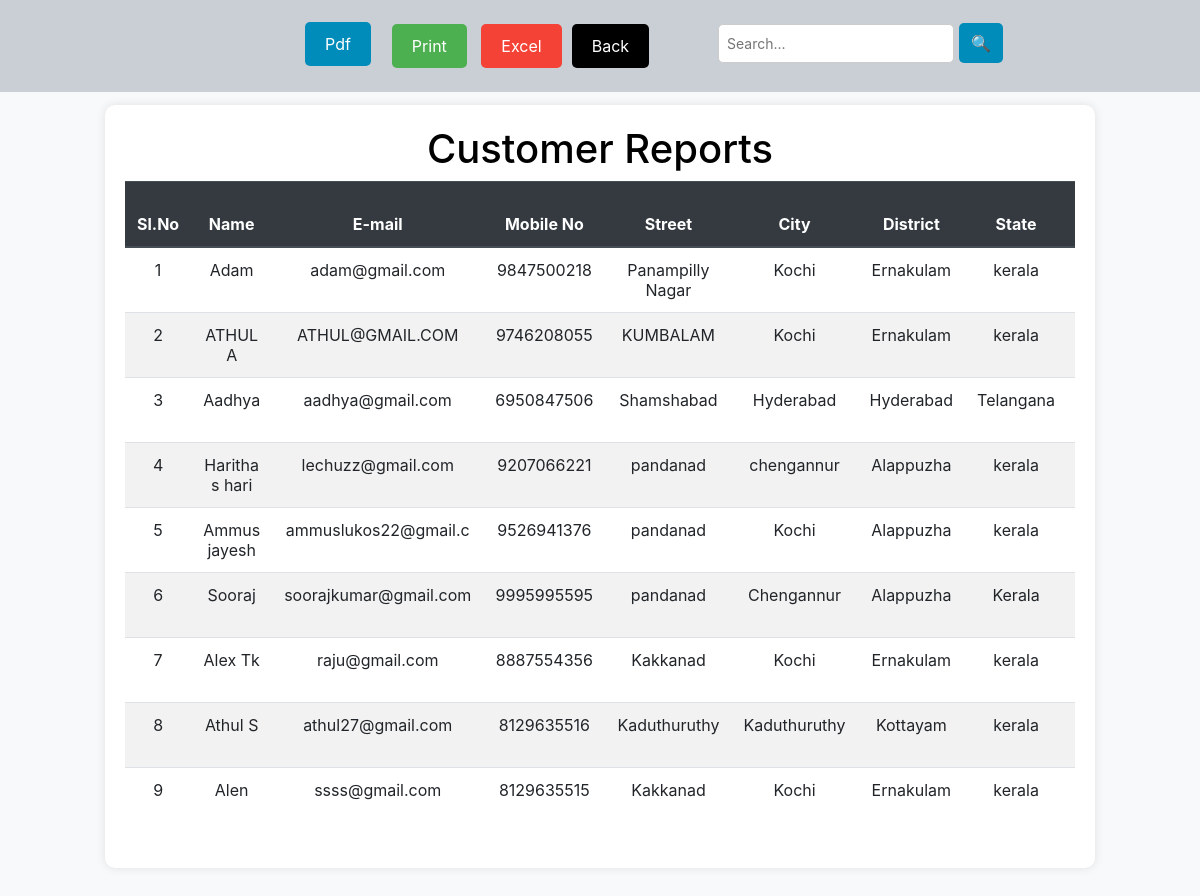
Page /CustomerReports.php (signed in) on the committed database.
### tables this page shows
CREATE TABLE `tbl_customer` (
  `Customer_id` int(5) NOT NULL,
  `Username` varchar(30) DEFAULT NULL,
  `C_fname` varchar(10) NOT NULL,
  `C_mname` varchar(10) NOT NULL,
  `C_lname` varchar(10) NOT NULL,
  `C_city` varchar(20) NOT NULL,
  `C_dist` varchar(20) NOT NULL,
  `C_state` varchar(20) NOT NULL,
  `C_pin` decimal(6,0) NOT NULL,
  `C_street` varchar(20) NOT NULL,
  `C_phone` decimal(10,0) NOT NULL,
  `C_gender` varchar(1) NOT NULL,
  `C_dob` date NOT NULL,
  `C_reg` date NOT NULL DEFAULT current_timestamp(),
  `C_Status` tinyint(1) NOT NULL
);

### CustomerReports.php (the view, shortened to what this page needs)
<?php
  include 'Dbconnect.php';
?>
<!DOCTYPE html>
<html lang="en">
<head>
    <link href="https://stackpath.bootstrapcdn.com/bootstrap/4.3.1/css/bootstrap.min.css" rel="stylesheet">
</head>
<body>
        <div class="button-container">
        <div class="pspace">
        <form action="Customer-pdf.php" method="POST">
        <input id="download-pdf"  class="pdf btn1" type="submit" value="Pdf">
        </form>
       </div>
        <div class="space">
        <button id="print-content" class="btn1" onclick="printBusPdfContent()">Print</button>
        <button id="download-excel" class="btn1">Excel</button>
        </div>
        <a href="Reports.php" class="btn1 btn-primary home" id="Back">Back</a>
        <div class="search-bar-container">
            <form method="get" autocomplete="off">
                <input type="text" name="search" placeholder="Search..." value="<?php echo isset($_GET['search']) ? $_GET['search'] : ''; ?>">
                <button type="submit">🔍</button>
            </form>
        </div>
    </div>
<div class="content">
    <div class="main">
        <div class="form">
            <h1>Customer Reports</h1>
            <div class="table-responsive">
                <table id="table" class="table content-table pdf">
                    <thead class="thead-dark">
                        <tr>
                            <th>Sl.No</th>
                            <th>Name</th>
                            <th>E-mail</th>
                            <th>Mobile No</th>
                            <th>Street</th>
                            <th>City</th>
                            <th>District</th>
                            <th>State</th>
                            <th>Pin Code</th>
                        </tr>
                    </thead>
                    <tbody>
                        <?php
                        $search = isset($_GET['search']) ? $_GET['search'] : '';
                        $sql = "SELECT * FROM tbl_Customer WHERE Customer_id LIKE '%$search%' OR Username LIKE '%$search%' OR C_fname LIKE '%$search%' OR C_mname LIKE '%$search%' OR C_lname LIKE '%$search%'";
                        $result = $conn->query($sql);
                         $serialNumber = 1;
                        while ($row = $result->fetch_assoc()) {
                            echo "<tr>";
                            echo "<td>" . $serialNumber . "</td>";
                            echo "<td>" . $row["C_fname"] . " " . $row["C_mname"] . " " . $row["C_lname"] . "</td>";
                            echo "<td>" . $row["Username"] . "</td>";
                            echo "<td>" . $row["C_phone"] . "</td>";
                            echo "<td>" . $row["C_street"] . "</td>";
                            echo "<td>" . $row["C_city"] . "</td>";
                            echo "<td>" . $row["C_dist"] . "</td>";
                            echo "<td>" . $row["C_state"] . "</td>";
                            echo "<td>" . $row["C_pin"] . "</td>";
                            echo "</tr>";
                            $serialNumber++;
                        }
                        ?>
                    </tbody>
                </table>
            </div>
        </div>
    </div>
</div>
</body>
</html>

### Dbconnect.php (style rules this page uses)
body { user-select: none; }

### CustomerReports.php (style rules this page uses)
body { background-color: #f8f9fa; }
.content { margin: 105px; }
.form { background-color: #ffffff; padding: 20px; border-radius: 10px; box-shadow: 0px 0px 10px rgba(0, 0, 0, 0.1); }
h1 { color: #000000; text-align:center; }
th, td { text-align: center; }
thead { background-color: #343a40; color: #ffffff; }
tbody tr:nth-child(even) { background-color: #f2f2f2; }
.button-container { position: fixed; top: 0; left: 0; width: 100%; background-color: #c9cfd4; padding: 10px; white-space: nowrap; text-align: center; }
.btn1 { margin-right: 10px; padding: 10px 20px; font-size: 16px; text-align: center; cursor: pointer; border: none; border-radius: 5px; }
#print-content { background-color: #4CAF50; color: white; }
#download-pdf { background-color: #008CBA; color: white; }
#download-excel { background-color: #f44336; color: white; }
#Back { background-color: #000000; color: white; }
body { margin: 0; }
.search-bar-container { margin-top: 10px; }
input[type="text"] { padding: 8px; font-size: 14px; border: 1px solid #ccc; border-radius: 5px; }
button[type="submit"] { padding: 8px 12px; font-size: 16px; cursor: pointer; border: none; background-color: #008CBA; color: white; border-radius: 5px; }
.button-container { display: flex; align-items: center; }
.button-container .search-bar-container { display: flex; align-items: center; justify-content: space-between; margin-left:5%; }
.button-container form { margin-right: 10px; }
.btn1 { margin-right: 10px; }
.pspace { margin-top:1%; margin-left:25%; }
.space { margin-left:1px; }

### rows in the picture
tbl_customer: C_fname "Adam", Username "adam@gmail.com", C_phone "9847500218", C_street "Panampilly Nagar", C_city "Kochi", C_dist "Ernakulam", C_state "kerala"
tbl_customer: C_fname "ATHUL", C_lname "A", Username "ATHUL@GMAIL.COM", C_phone "9746208055", C_street "KUMBALAM", C_city "Kochi", C_dist "Ernakulam", C_state "kerala"
tbl_customer: C_fname "Aadhya", Username "aadhya@gmail.com", C_phone "6950847506", C_street "Shamshabad", C_city "Hyderabad", C_dist "Hyderabad", C_state "Telangana"
tbl_customer: C_fname "Haritha", C_mname "s", C_lname "hari", Username "lechuzz@gmail.com", C_phone "9207066221", C_street "pandanad", C_city "chengannur", C_dist "Alappuzha", C_state "kerala"
tbl_customer: C_fname "Ammus", C_mname "jayesh", Username "ammuslukos22@gmail.c", C_phone "9526941376", C_street "pandanad", C_city "Kochi", C_dist "Alappuzha", C_state "kerala"
tbl_customer: C_fname "Sooraj", Username "soorajkumar@gmail.com", C_phone "9995995595", C_street "pandanad", C_city "Chengannur", C_dist "Alappuzha", C_state "Kerala"
tbl_customer: C_fname "Alex", C_lname "Tk", Username "raju@gmail.com", C_phone "8887554356", C_street "Kakkanad", C_city "Kochi", C_dist "Ernakulam", C_state "kerala"
tbl_customer: C_fname "Athul", C_lname "S", Username "athul27@gmail.com", C_phone "8129635516", C_street "Kaduthuruthy", C_city "Kaduthuruthy", C_dist "Kottayam", C_state "kerala"
tbl_customer: C_fname "Alen", Username "ssss@gmail.com", C_phone "8129635515", C_street "Kakkanad", C_city "Kochi", C_dist "Ernakulam", C_state "kerala"
